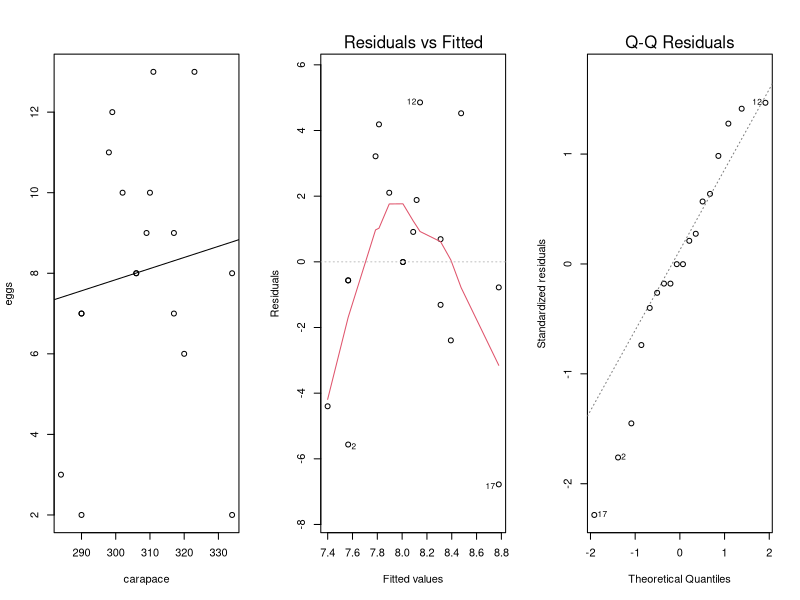
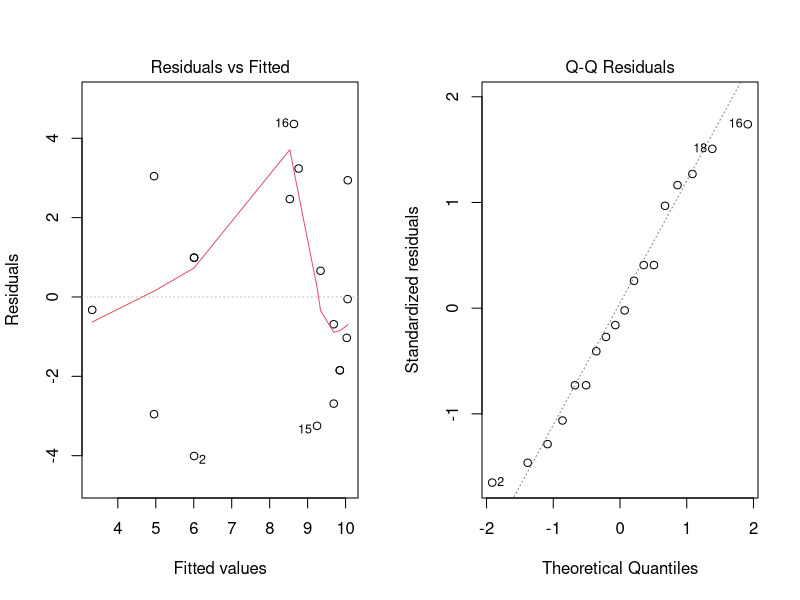
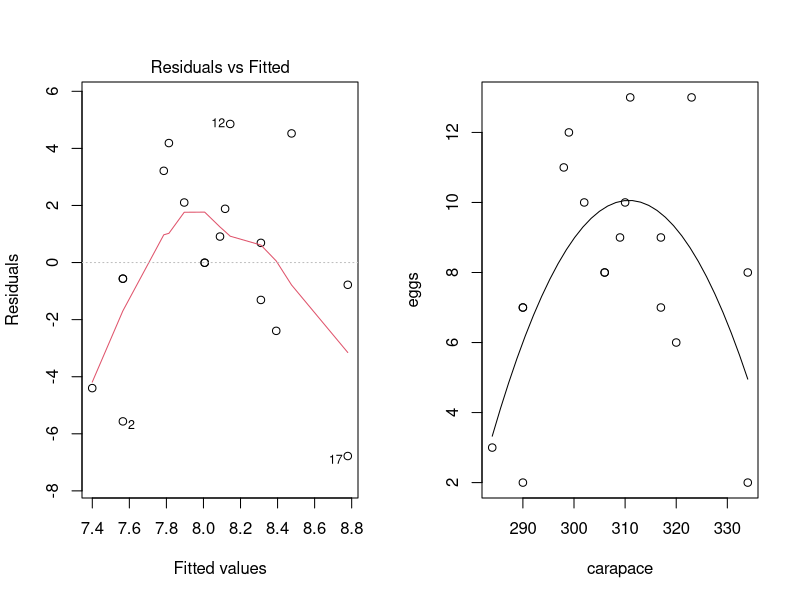
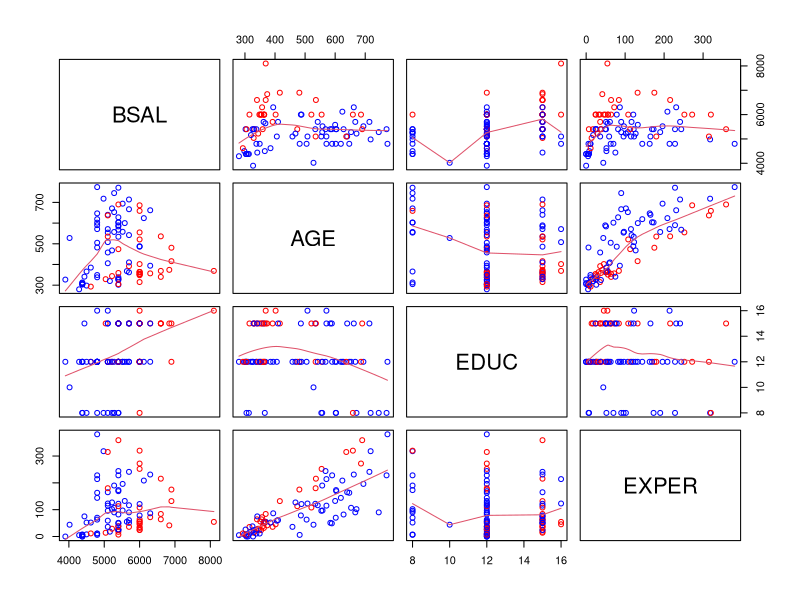
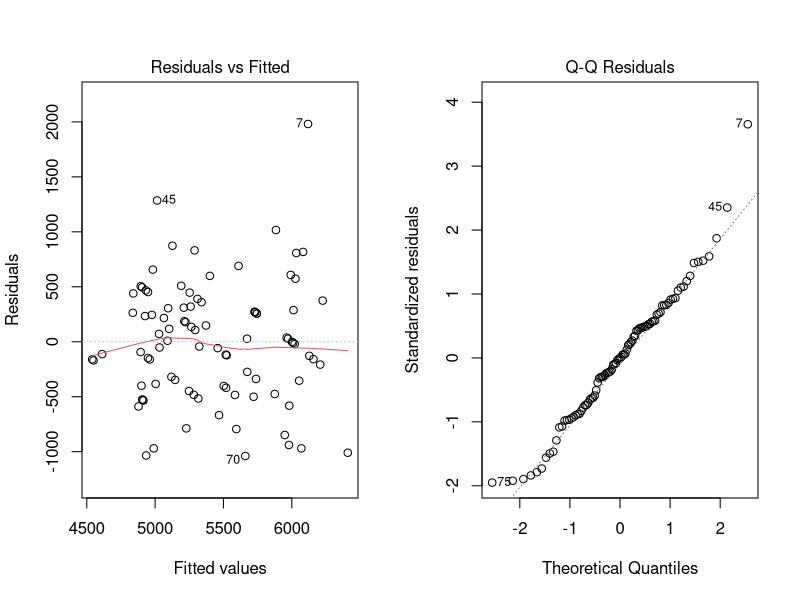
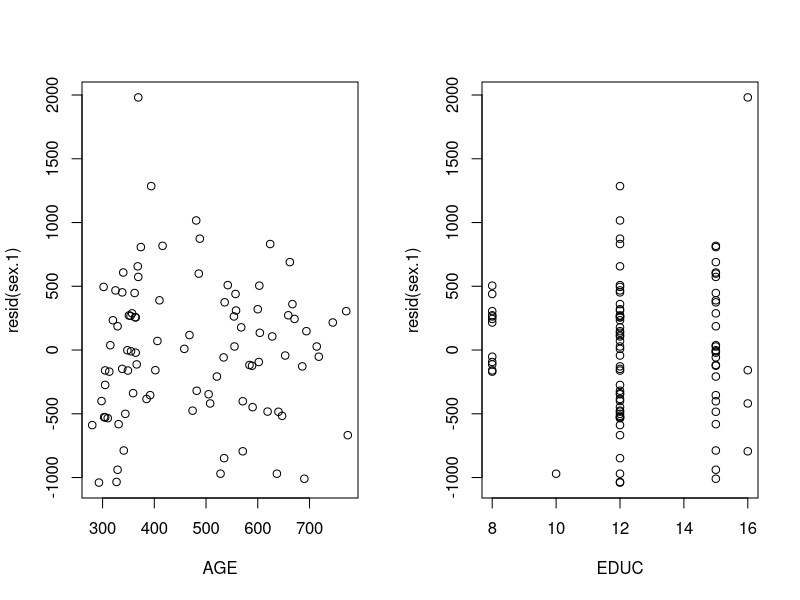
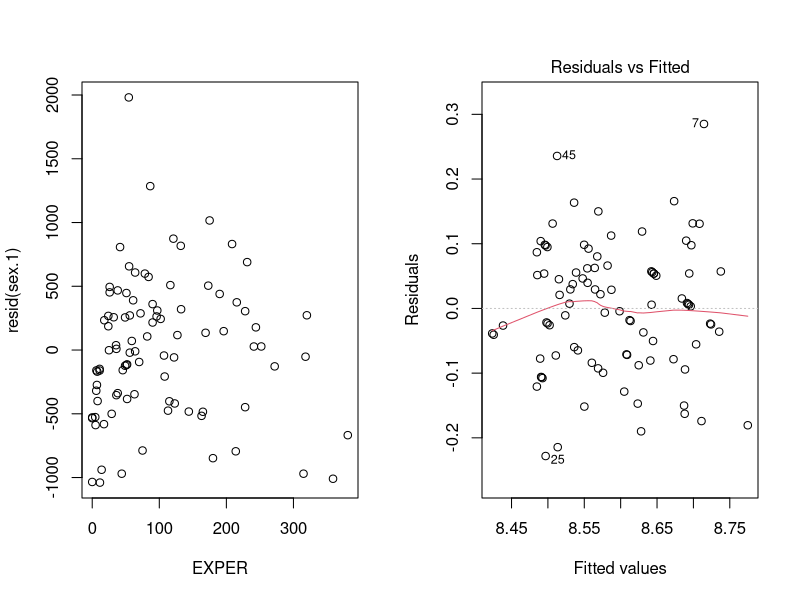
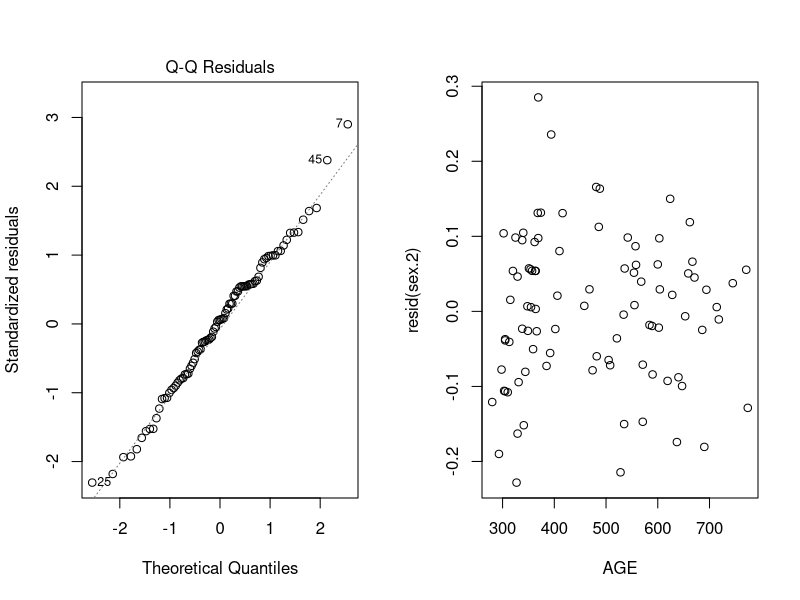

R code for these plots, in order:
## ---- chunk 1
knitr::opts_chunk$set(echo = TRUE)
## ---- chunk 2
turtles <- read.csv("SGTADATASETS/turtles.csv", header = TRUE)
turt.1 <- lm(eggs ~ carapace, data = turtles)
summary(turt.1)

par(mfrow = c(1, 3))
plot(turtles)
abline(turt.1)
plot(turt.1, which = 1:2)
## ---- chunk 3
turt.2 <- lm(eggs ~ carapace + I(carapace^2), data = turtles)
turt.3 <- lm(eggs ~ carapace + I(carapace^2) + I(carapace^3), data = turtles)
## ---- chunk 4
anova(turt.2)
anova(turt.3)
## ---- chunk 5
par(mfrow = c(1,2))
plot(turt.2, which = 1:2)

plot(turt.1, which = 1)
## ---- chunk 6
plot(turtles)
x <- seq(from = min(turtles$carapace), to = max(turtles$carapace), length = 32)
carapacedat <- data.frame(carapace = x)
eggshat <- predict(turt.2, newdata = carapacedat)
lines(x, eggshat)
## ---- chunk 7
sexdata <- read.table("SGTADATASETS/sexdiscrim.txt", header = TRUE)
sexdata$SEX <- factor(sexdata$SEX)
mycols <- c("blue", "red")
pairs(sexdata[, -2], panel = panel.smooth,
col = mycols[unclass(sexdata$SEX)])
## ---- chunk 8
sex.1 <- lm(BSAL ~ AGE + EDUC + EXPER + SEX, data = sexdata)
summary(sex.1)

plot(sex.1, which = 1:2)
plot(resid(sex.1) ~ AGE + EDUC + EXPER, data = sexdata)
## ---- chunk 9
sexdata$lnbsal <- log(sexdata$BSAL)
sex.2 <- lm(lnbsal ~ AGE + EDUC + EXPER + SEX, data = sexdata)
summary(sex.2)

plot(sex.2, which = 1:2)
plot(resid(sex.2) ~ AGE + EDUC + EXPER, data = sexdata)
## ---- chunk 10
sex.4 <- update(sex.2, . ~ . - EXPER)
summary(sex.4)
## ---- chunk 11
sex.3 <- update(sex.1, . ~ . - EXPER)
summary(sex.3)
